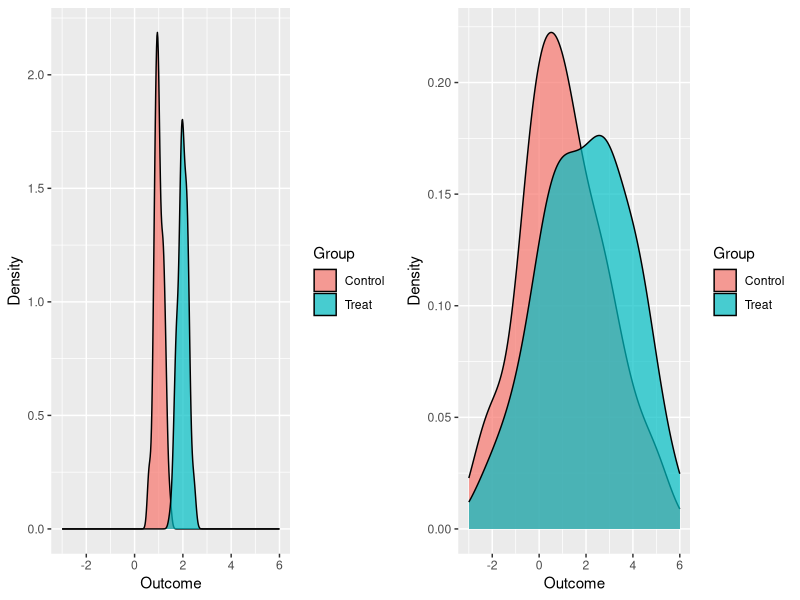
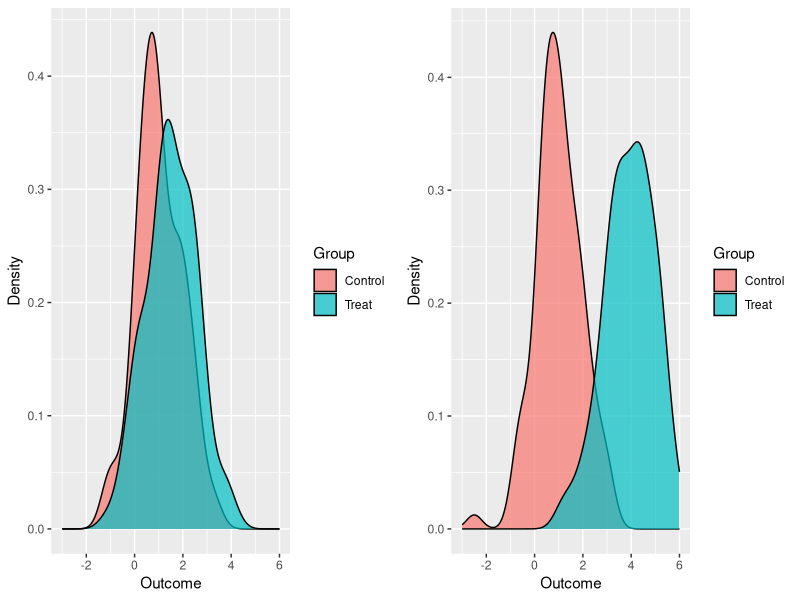
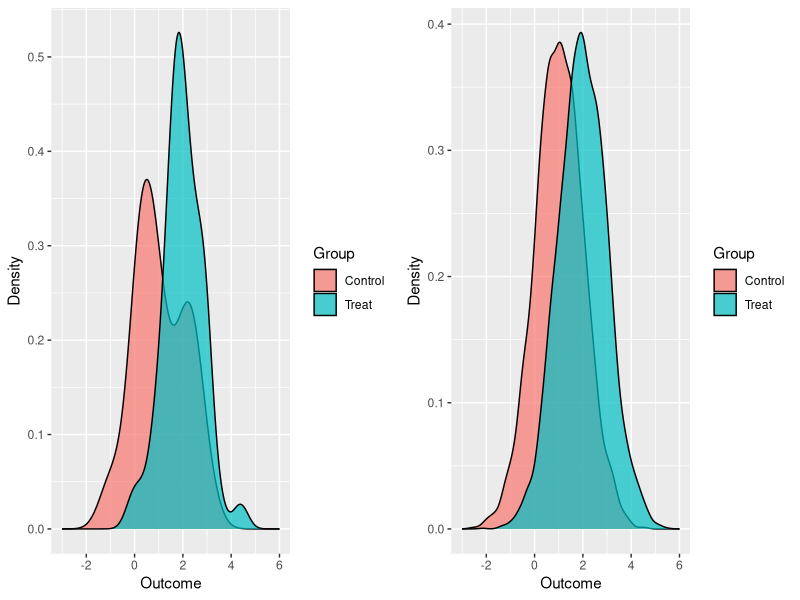

These charts were generated, in order, by the following R code:
library(tidyverse)
library(reshape)
library(gridExtra)

##################################
#Concept of Power
##################################


#we will look at the distributions of two groups
#things we will see
#when the SD is smaller, it is easier to tell them apart.
#when the means are farther apart, it is easier to tell them apart.
#when the sample size is larger, it is easier to tell them apart.

#when the SD is smaller, it is easier to tell them apart.
set.seed(5)
sd=0.2
n=100
mydata = data.frame(Control = rnorm(n,mean=1,sd=sd), Treat = rnorm(n,mean=2,sd=sd))
mydata = melt(mydata)
names(mydata)[1] = "Group"

p1=ggplot(mydata, aes(x=value, fill=Group)) + geom_density(alpha=.7) + xlim(-3,6)+labs(x="Outcome", y = "Density")
n=100
sd=2
mydata = data.frame(Control = rnorm(n,mean=1,sd=sd), Treat = rnorm(n,mean=2,sd=sd))
mydata = melt(mydata)
names(mydata)[1] = "Group"

p2=ggplot(mydata, aes(x=value, fill=Group)) + geom_density(alpha=.7) + xlim(-3,6)+labs(x="Outcome", y = "Density")
  
grid.arrange(p1, p2, nrow=1)

#when the means are farther apart, it is easier to tell them apart.
set.seed(5)
sd=1
n=100
mydata = data.frame(Control = rnorm(n,mean=1,sd=sd), Treat = rnorm(n,mean=1.5,sd=sd))
mydata = melt(mydata)
names(mydata)[1] = "Group"

p1=ggplot(mydata, aes(x=value, fill=Group)) + geom_density(alpha=.7) + xlim(-3,6)+labs(x="Outcome", y = "Density")
n=100
sd=1
mydata = data.frame(Control = rnorm(n,mean=1,sd=sd), Treat = rnorm(n,mean=4,sd=sd))
mydata = melt(mydata)
names(mydata)[1] = "Group"

p2=ggplot(mydata, aes(x=value, fill=Group)) + geom_density(alpha=.7) + xlim(-3,6)+labs(x="Outcome", y = "Density")
  
grid.arrange(p1, p2, nrow=1)

#when the sample size is larger, it is easier to tell them apart. Not as easy to see here, but the mean is estiamted with more precision.
set.seed(5)
sd=1
n=50
mydata = data.frame(Control = rnorm(n,mean=1,sd=sd), Treat = rnorm(n,mean=2,sd=sd))
mydata = melt(mydata)
names(mydata)[1] = "Group"

p1=ggplot(mydata, aes(x=value, fill=Group)) + geom_density(alpha=.7) + xlim(-3,6)+labs(x="Outcome", y = "Density")
n=5000
sd=1
mydata = data.frame(Control = rnorm(n,mean=1,sd=sd), Treat = rnorm(n,mean=2,sd=sd))
mydata = melt(mydata)
names(mydata)[1] = "Group"

p2=ggplot(mydata, aes(x=value, fill=Group)) + geom_density(alpha=.7) + xlim(-3,6)+labs(x="Outcome", y = "Density")
  
grid.arrange(p1, p2, nrow=1)
